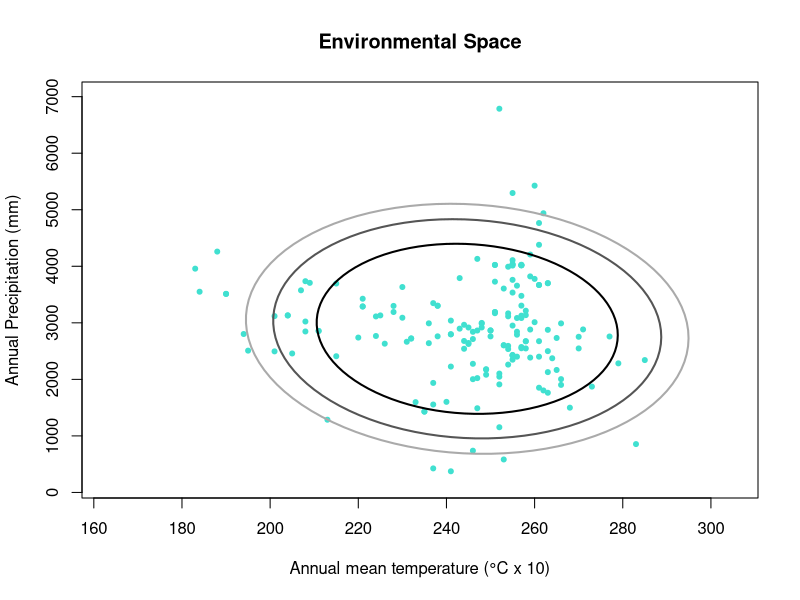

Here is the R script that generated this plot: (Note: this script raises an error after producing the figure.)
## ---- chunk 1
knitr::opts_chunk$set(echo = TRUE)

## ---- chunk 2
e.ellipse <- function(mu, Sigma, alpha = 0.95, enames) {
  # create a list
  els <- list()
  
  la <- length(alpha)
  
  for(i in 1:la){
    # create a loop that inputs the ellipses into the empty list based on the 
    # chosen alpha levels (loop repeats for as many alpha levels are put in)
    els[[i]] <- ellipse::ellipse(centre = mu, x= Sigma, level = alpha[i])
  }
  # create a scale of grays for the ellipses
  pal <- gray(0:(la - 1)/la)
  
  # define values for xlim and ylim to adjust the margins
  xs <- c(min(occ[,1]) -20, max(occ[,1]) +20)
  ys <- c(min(occ[,2]) -200, max(occ[,2]) +200)
  
  # create a plot that shows the occurences in the environmental space 
  plot(occ[,1], occ[,2], pch=20, col= "turquoise", xlab=enames[1],
       ylab=enames[2], main="Environmental Space", xlim = xs, ylim = ys)
  
  # create a loop to write ellipse-lines with different gray colors
  for(i in 1:la){
    lines(els[[i]], col= pal[i], lwd = 2)
  }
  
}
## ---- chunk 3
# read table of occurrences, omit coordinates
occ <- read.csv ("./Input_Data/Threnetes_ruckeri_occ_bios.csv",header=T)[,-(1:2)]
## ---- chunk 4
mu1 <- colMeans(occ)
## ---- chunk 5
Sigma1 <- cov(occ)
## ---- chunk 6
names1 <- c("Annual mean temperature (°C x 10)","Annual Precipitation (mm)") 
## ---- chunk 7
alpha1 <- c(0.75, 0.9, 0.95)
## ---- chunk 8
f <- e.ellipse(mu = mu1, Sigma = Sigma1, alpha = alpha1, enames = names1)

## ---- chunk 9
knitr::include_graphics("Images/Threnetes_ESpace_ellipses.png")
## ---- chunk 10
occ <- read.csv("./Input_Data/Catasticta_nimbice_bios.csv",header=T)[,-(1:2)]
mu2 <- colMeans(occ)
Sigma2 <- cov(occ)
names2 <- c("Annual mean temperature (°C x 10)","Annual Precipitation (mm)") 

## ---- chunk 11
alpha2 <- seq(0,1,by = 0.1)
## ---- chunk 12
f2 <- e.ellipse(mu = mu2, Sigma = Sigma2, alpha = alpha2, enames = names2)
## ---- chunk 13
knitr::include_graphics("Images/Catasticta_ESpace_ellipses.png")
